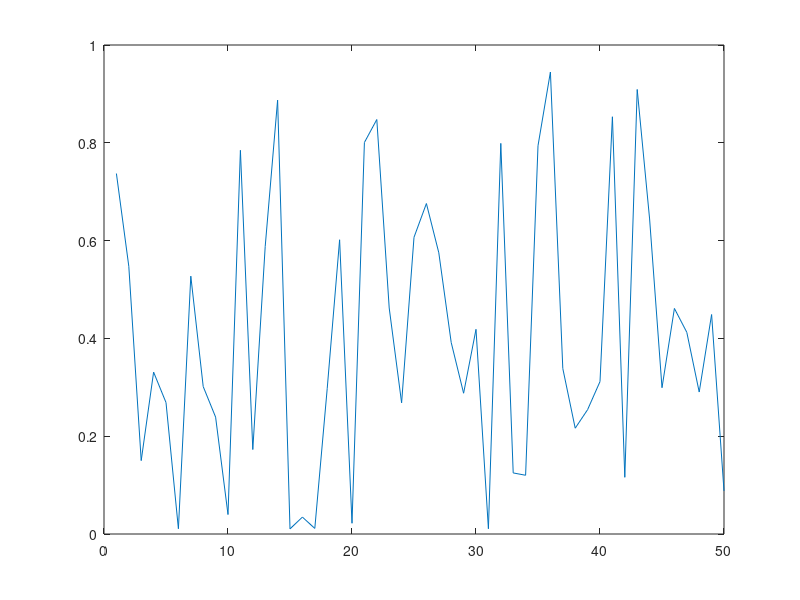
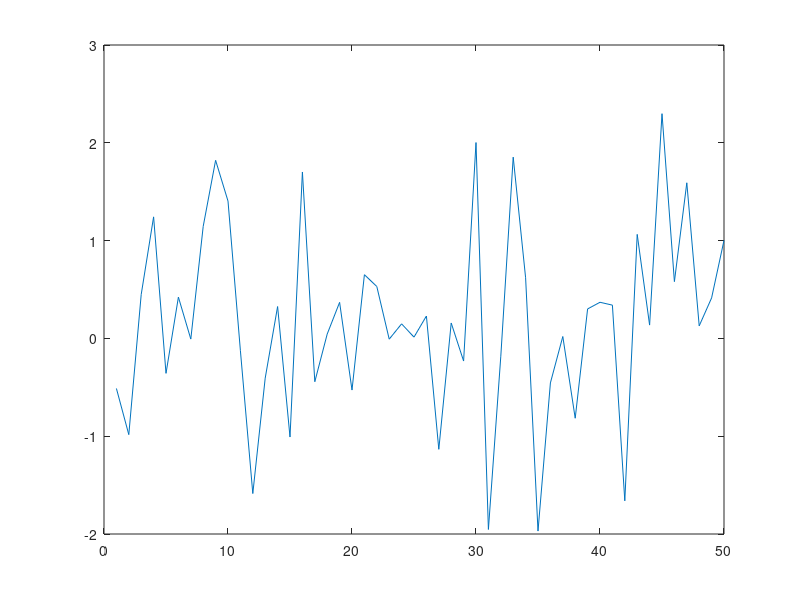

Reproduce these figures in MATLAB, in order.
% Group Project 2 
% 

rand_data = rand(1,50);
randn_data = randn(1,50);
bu_football_data = []; 

figure
plot(rand_data);

figure
plot(randn_data);
